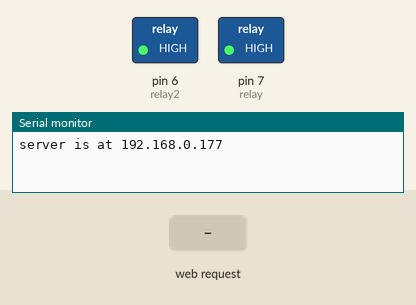
This sketch was run on a simulated Arduino Uno, built with avr-gcc and run on an emulated ATmega328P. Shown: switched loads named in the sketch (green lamp = pin HIGH), the last lines printed to the serial monitor. The inputs (shaded band) are chosen by the test bench. WiFi joins after 1.5 s; servers stay silent unless stated.

Above: at 1.2 s.
1.3 s: HTTP request GET /relay1on received
At 2.4 s:
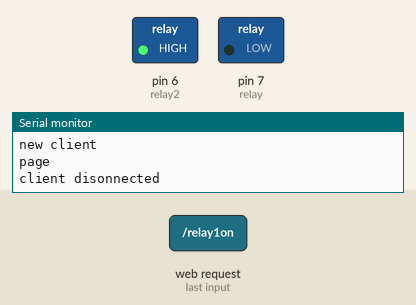
2.8 s: HTTP request GET /relay2on received
At 3.6 s:
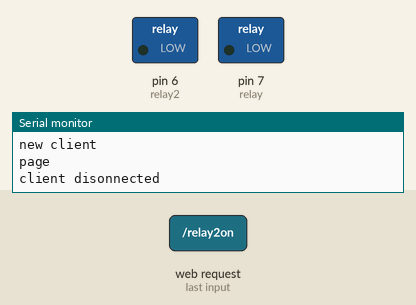
4.3 s: HTTP request GET /relay1off received
At 4.7 s:
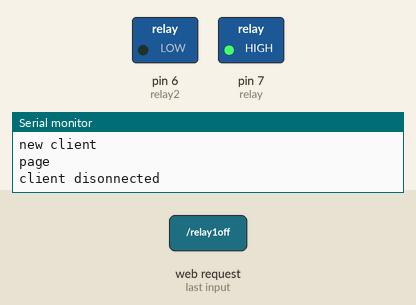
5.8 s: HTTP request GET /relay2off received
At 7.0 s:
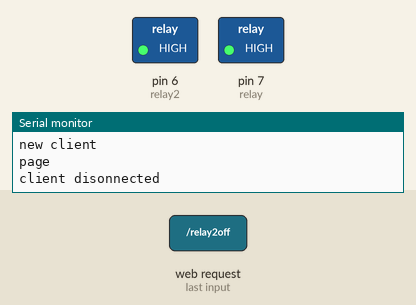
Timing chart, 0 to 8.3 s (numbered marks = the images above; inputs shaded):
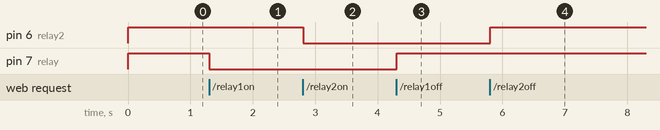

The sketch:

SlaveWebServer.ino
```cpp
#include <Ethernet.h>

// Enter a MAC address and IP address for your controller below.
// The IP address will be dependent on your local network:
byte mac[] = {
  0xDE, 0xAD, 0xBE, 0xEF, 0xFE, 0xED };
IPAddress ip(192,168,0, 177);

// Initialize the Ethernet server library
// with the IP address and port you want to use
// (port 80 is default for HTTP):
EthernetServer server(80);

// Relay state and pin
String relay1State = "Off";
const int relay = 7;

String relay2State = "Off";
const int relay2 = 6;

// Client variables
char linebuf[80];
int charcount=0;
String head = "<!DOCTYPE HTML><html><head><meta name=\"viewport\" content=\"width=device-width, initial-scale=1\"></head><body>";
String end = "</body></html>";
String br = "<br/>";
void setup() {
  // Relay module prepared
  pinMode(relay, OUTPUT);
  digitalWrite(relay, HIGH);
  pinMode(relay2, OUTPUT);
  digitalWrite(relay2, HIGH);
  // Open serial communication at a baud rate of 9600
  Serial.begin(9600);

  // start the Ethernet connection and the server:
  Ethernet.begin(mac, ip);
  server.begin();
  Serial.print("server is at ");
  Serial.println(Ethernet.localIP());
  //Serial.println(Ethernet.getHostName());
}

// Display dashboard page with on/off button for relay
// It also print Temperature in C and F
void dashboardPage(EthernetClient &client) {
  client.println(head);
  client.println("<h3>Arduino Web Server - <a href=\"/\">Refresh</a></h3>");
  // Generates buttons to control the relay
  client.println("<h4>Relay 1 - State: " + relay1State + "</h4>");
  // If relay is off, it shows the button to turn the output on
  if(relay1State == "Off"){
    client.println("<a href=\"/relay1on\"><button>ON</button></a>");
  }
  // If relay is on, it shows the button to turn the output off
  else if(relay1State == "On"){
    client.println("<a href=\"/relay1off\"><button>OFF</button></a>");
  }
  //===============relay 2
  client.println("<h4>Relay 2 - State: " + relay2State + "</h4>");
  // If relay is off, it shows the button to turn the output on
  if(relay2State == "Off"){
    client.println("<a href=\"/relay2on\"><button>ON</button></a>");
  }
  // If relay is on, it shows the button to turn the output off
  else if(relay2State == "On"){
    client.println("<a href=\"/relay2off\"><button>OFF</button></a>");
  }
  client.println(end);
}

void handleConfig(EthernetClient &client) {
  client.println(head);
  // Generates buttons to control the relay
  client.println("<h4>Config</h4>");
  client.println("<form action=\"\" method=\"GET\">");
  client.println("<label for=\"iptxt\">IP  :</label>");
  client.println("<input type=\"text\" id=\"iptxt\" name=\"ip\"/>");
  client.println(br);
  client.println("<label for=\"gttxt\">Gate:</label>");
  client.println("<input type=\"text\" id=\"gttxt\" name=\"gate\"/>");
  client.println(br);
  client.println("<label for=\"mktxt\">Mask:</label>");
  client.println("<input type=\"text\" id=\"mktxt\" name=\"mask\"/>");
  client.println(br);
  client.println("<label for=\"dntxt\">Dns :</label>");
  client.println("<input type=\"text\" id=\"dntxt\" name=\"dns\"/>");
  client.println(br);
  client.println("<input type=\"submit\" id=\"btn\" value=\"Save\"/>");
  client.println("</form>");
  client.println(end);
}

void handlePing(EthernetClient &client) {
  client.println("OK");
}

void loop() {
  // listen for incoming clients
  EthernetClient client = server.available();
  if (client) {
    Serial.println("new client");
    memset(linebuf,0,sizeof(linebuf));
    charcount=0;
    // an http request ends with a blank line
    while (client.connected()) {
      if (client.available()) {
       char c = client.read();
       //read char by char HTTP request
        linebuf[charcount]=c;
        if (charcount<sizeof(linebuf)-1) charcount++;
        // if you've gotten to the end of the line (received a newline
        // character) and the line is blank, the http request has ended,
        // so you can send a reply
        if (c == '\n') {
          if(strstr(linebuf,"GET /config") > 0){
            Serial.println("config");
            handleConfig(client);
          } if(strstr(linebuf,"GET /ping") > 0){
            Serial.println("ping");
            handlePing(client);
          }else{
            Serial.println("page");
            dashboardPage(client);
          }

          if (strstr(linebuf,"GET /relay1off") > 0){
            digitalWrite(relay, HIGH);
            relay1State = "Off";
          }
          else if (strstr(linebuf,"GET /relay1on") > 0){
            digitalWrite(relay, LOW);
            relay1State = "On";
          } else if (strstr(linebuf,"GET /relay2off") > 0){
            digitalWrite(relay2, HIGH);
            relay2State = "Off";
          }
          else if (strstr(linebuf,"GET /relay2on") > 0){
            digitalWrite(relay2, LOW);
            relay2State = "On";
          }
          memset(linebuf,0,sizeof(linebuf));
          charcount=0;
          break;
        }
      }
    }
    // give the web browser time to receive the data
    delay(1);
    // close the connection:
    client.stop();
    Serial.println("client disonnected");
  }
}
```

Measured:
- after the input at 1.3 s, pin 7 (relay): HIGH → LOW at once
- after the input at 2.8 s, pin 6 (relay2): HIGH → LOW at once
- after the input at 4.3 s, pin 7 (relay): LOW → HIGH at once
- after the input at 5.8 s, pin 6 (relay2): LOW → HIGH at once
